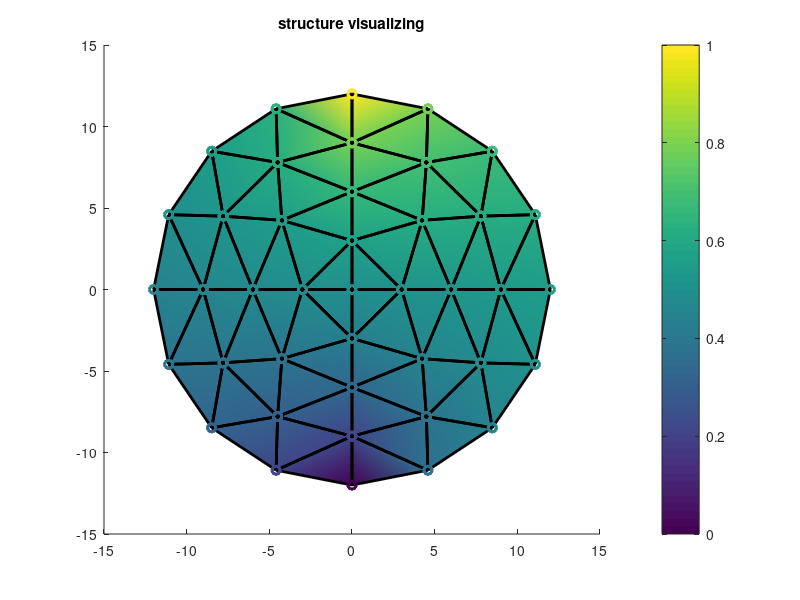

Write MATLAB code to recreate this figure.
%%% HW3
%%% written by Seong-Min, Han
%%% Due: AM 08:00, March 15, 2022

N = 4; % 가중치 % 각 원의 점의 개수는 N * numc
numc = 4; % circle 개수 
numf = (2*numc) * (2*numc); % face 개수
numv = 2*numc*numc + 2*numc + 1; % Vertex 개수
V = importdata("vertex.txt");
F = importdata("element.txt");
%%%%%%%%%%%%%%%%%%%%%%%%%%%%%%%%%%%%%%%%%%%%%%%%%%%%%%%%%%%%%%%%%%%%%%%%%%%
%%% vertex와 vertex 사이의 거리
len = zeros(numf,3); 
for i=1:numf
    for j =1:3
        if j==3
            len(i,j) = norm(V(F(i,j),:)-V(F(i,1),:));
        else
            len(i,j) = norm(V(F(i,j),:)-V(F(i,j+1),:));
        end
    end
end
%%%%%%%%%%%%%%%%%%%%%%%%%%%%%%%%%%%%%%%%%%%%%%%%%%%%%%%%%%%%%%%%%%%%%%%%%%%
%%% vertex 1->2, 1->3을 연결하는 vector와 vec의 norm 값
v21 = zeros(numf,2); 
v31 = zeros(numf,2);
norm_v21 = zeros(numf,1); 
norm_v31 = zeros(numf,1); 
for i=1:numf
    v21(i,:) = V(F(i,2),:)-V(F(i,1),:);
    v31(i,:) = V(F(i,3),:)-V(F(i,1),:);
    norm_v21(i,1) = norm(v21(i,:));
    norm_v31(i,1) = norm(v31(i,:));
end
%%%%%%%%%%%%%%%%%%%%%%%%%%%%%%%%%%%%%%%%%%%%%%%%%%%%%%%%%%%%%%%%%%%%%%%%%%%
%%%element로 이루어진 face의 area와 face의 외접원 radius
area = zeros(numf,1); 
rad = zeros(numf,1);
for i=1:numf
    area(i,1) = sqrt(norm_v21(i,1)*norm_v21(i,1)*norm_v31(i,1)*norm_v31(i,1) - dot(v21(i,:),v31(i,:))*dot(v21(i,:),v31(i,:)))/2;
    rad(i,1) = (len(i,1)*len(i,2)*len(i,3)) / (4*area(i,1));
end
%%%%%%%%%%%%%%%%%%%%%%%%%%%%%%%%%%%%%%%%%%%%%%%%%%%%%%%%%%%%%%%%%%%%%%%%%%%
%%%face의 edge / edge1(1-2), edge2(2-3), edge3(3-1)
edge = zeros(numf,1);
for i=1:numf
    for j=1:3
        edge(i,j) = sqrt(rad(i,1)*rad(i,1) - (len(i,j)/2)*(len(i,j)/2));
    end
end
%%%%%%%%%%%%%%%%%%%%%%%%%%%%%%%%%%%%%%%%%%%%%%%%%%%%%%%%%%%%%%%%%%%%%%%%%%%
%%% A, b, phi matrix 
A = zeros(numv,numv);
b = zeros(numv,1);
for i=1:numf
    for j=1:3
        if j==3
            A(F(i,j),F(i,j)) = A(F(i,j),F(i,j)) - edge(i,j)/len(i,j);
            A(F(i,j),F(i,1)) = A(F(i,j),F(i,1)) + edge(i,j)/len(i,j);
        else
            A(F(i,j),F(i,j)) = A(F(i,j),F(i,j)) - edge(i,j)/len(i,j);
            A(F(i,j),F(i,j+1)) = A(F(i,j),F(i,j+1)) + edge(i,j)/len(i,j);
        end
    end
end
A(2*numc*numc-numc+2,:)= 0; %potential이 1인 부분 - 가장 위 vertex
A(2*numc*numc+numc+2,:)= 0; %potential이 0인 부분 - 가장 아래 vertex
A(2*numc*numc-numc+2,2*numc*numc-numc+2) = 1;
A(2*numc*numc+numc+2,2*numc*numc+numc+2) = 1;
b(2*numc*numc-numc+2,1) = 1;
phi = A\ b;
%%%%%%%%%%%%%%%%%%%%%%%%%%%%%%%%%%%%%%%%%%%%%%%%%%%%%%%%%%%%%%%%%%%%%%%%%%%
%%% visualizing 
figure
patch('Faces',F,'Vertices',V, 'FaceVertexCData',phi, 'EdgeColor','black','FaceColor','interp','LineWidth',2, 'Marker','o');
title('structure visualizing')
colorbar
% % % plot(phi, 'b*')
% % % xlabel('vertex')
% % % ylabel('potential')
